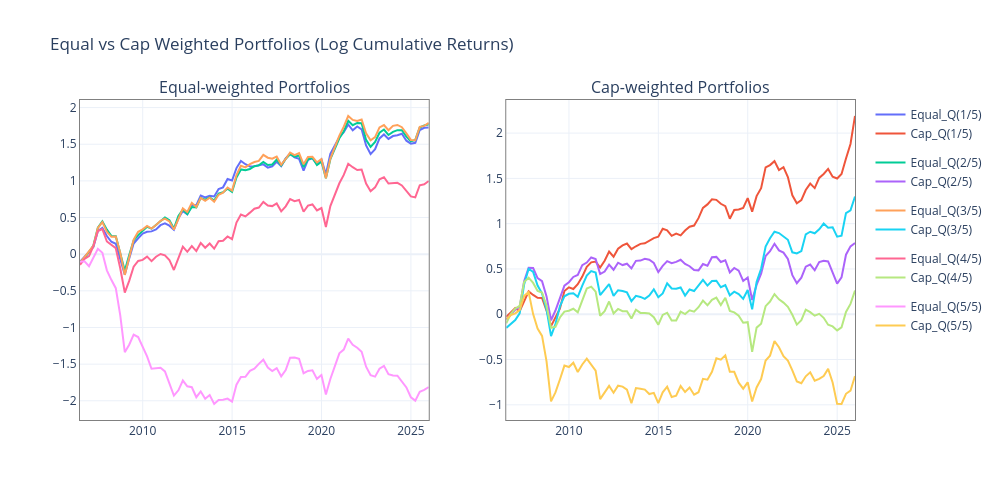

The cell this chart's notebook holds for it:
### Markdown cell above
##### **Code**

### Code cell
# 데이터 준비
log_cum_eq, log_cum_cap = np.log1p(subset_equal).cumsum(), np.log1p(subset_cap).cumsum()

fig = make_subplots(rows=1, cols=2, subplot_titles=["Equal-weighted Portfolios", "Cap-weighted Portfolios"])

# 단일 루프로 두 그래프 동시에 그리기
for col in log_cum_eq.columns:
    # 1열: Equal 가중 그래프
    fig.add_trace(go.Scatter(x=log_cum_eq.index, y=log_cum_eq[col], mode='lines', name=f"Equal_{col}", legendgroup=col), row=1, col=1)
    # 2열: Cap 가중 그래프
    fig.add_trace(go.Scatter(x=log_cum_cap.index, y=log_cum_cap[col], mode='lines', name=f"Cap_{col}", legendgroup=col), row=1, col=2)

# 레이아웃 및 테두리 설정
fig.update_layout(title="Equal vs Cap Weighted Portfolios (Log Cumulative Returns)", height=500, width=1000, template="plotly_white")
fig.update_xaxes(showline=True, linewidth=1, linecolor='gray', mirror=True) # 각 서브플롯 x축 테두리
fig.update_yaxes(showline=True, linewidth=1, linecolor='gray', mirror=True) # 각 서브플롯 y축 테두리

fig.show()
